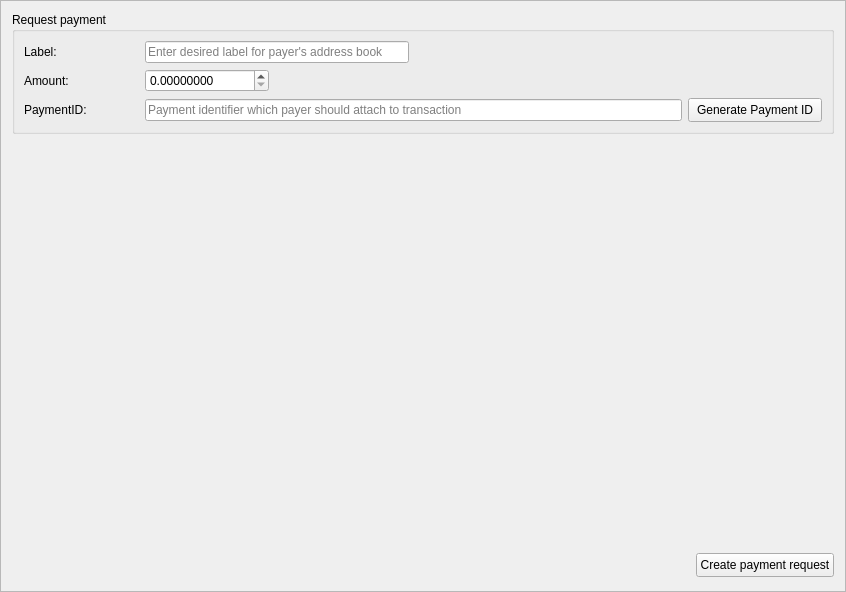
<?xml version="1.0" encoding="UTF-8"?>
<ui version="4.0">
 <class>ReceiveFrame</class>
 <widget class="QFrame" name="ReceiveFrame">
  <property name="geometry">
   <rect>
    <x>0</x>
    <y>0</y>
    <width>846</width>
    <height>592</height>
   </rect>
  </property>
  <property name="windowTitle">
   <string>Frame</string>
  </property>
  <property name="frameShape">
   <enum>QFrame::StyledPanel</enum>
  </property>
  <property name="frameShadow">
   <enum>QFrame::Raised</enum>
  </property>
  <layout class="QVBoxLayout" name="verticalLayout">
   <item>
    <widget class="QFrame" name="m_requestPaymentFrame">
     <property name="minimumSize">
      <size>
       <width>0</width>
       <height>0</height>
      </size>
     </property>
     <layout class="QVBoxLayout" name="verticalLayout_3">
      <property name="spacing">
       <number>0</number>
      </property>
      <property name="leftMargin">
       <number>0</number>
      </property>
      <property name="topMargin">
       <number>0</number>
      </property>
      <property name="rightMargin">
       <number>0</number>
      </property>
      <item>
       <widget class="QGroupBox" name="groupBox">
        <property name="title">
         <string>Request payment</string>
        </property>
        <layout class="QGridLayout" name="gridLayout">
         <item row="0" column="3" colspan="3">
          <spacer name="horizontalSpacer_3">
           <property name="orientation">
            <enum>Qt::Horizontal</enum>
           </property>
           <property name="sizeHint" stdset="0">
            <size>
             <width>361</width>
             <height>20</height>
            </size>
           </property>
          </spacer>
         </item>
         <item row="2" column="0">
          <widget class="QLabel" name="label_6">
           <property name="text">
            <string>PaymentID:</string>
           </property>
          </widget>
         </item>
         <item row="0" column="0">
          <widget class="QLabel" name="label_7">
           <property name="text">
            <string>Label:</string>
           </property>
          </widget>
         </item>
         <item row="1" column="0">
          <widget class="QLabel" name="label_3">
           <property name="text">
            <string>Amount:</string>
           </property>
          </widget>
         </item>
         <item row="0" column="1" colspan="2">
          <widget class="QLineEdit" name="m_payerLabel">
           <property name="maxLength">
            <number>64</number>
           </property>
           <property name="placeholderText">
            <string>Enter desired label for payer's address book</string>
           </property>
          </widget>
         </item>
         <item row="2" column="5">
          <widget class="QPushButton" name="m_generatePaymentIdButton">
           <property name="minimumSize">
            <size>
             <width>0</width>
             <height>24</height>
            </size>
           </property>
           <property name="baseSize">
            <size>
             <width>0</width>
             <height>24</height>
            </size>
           </property>
           <property name="text">
            <string>Generate Payment ID</string>
           </property>
          </widget>
         </item>
         <item row="1" column="1">
          <widget class="QDoubleSpinBox" name="m_requestAmountSpin">
           <property name="sizePolicy">
            <sizepolicy hsizetype="Minimum" vsizetype="Fixed">
             <horstretch>0</horstretch>
             <verstretch>0</verstretch>
            </sizepolicy>
           </property>
           <property name="minimumSize">
            <size>
             <width>0</width>
             <height>0</height>
            </size>
           </property>
           <property name="baseSize">
            <size>
             <width>150</width>
             <height>0</height>
            </size>
           </property>
           <property name="locale">
            <locale language="English" country="UnitedStates"/>
           </property>
           <property name="suffix">
            <string/>
           </property>
           <property name="decimals">
            <number>8</number>
           </property>
           <property name="minimum">
            <double>0.00000000</double>
           </property>
           <property name="maximum">
            <double>99999999.00000000</double>
           </property>
           <property name="singleStep">
            <double>1.00000000</double>
           </property>
           <property name="value">
            <double>0.00000000</double>
           </property>
          </widget>
         </item>
         <item row="2" column="1" colspan="4">
          <widget class="QLineEdit" name="m_requestPaymentIdEdit">
           <property name="maxLength">
            <number>64</number>
           </property>
           <property name="placeholderText">
            <string>Payment identifier which payer should attach to transaction</string>
           </property>
          </widget>
         </item>
         <item row="1" column="2" colspan="4">
          <spacer name="horizontalSpacer_4">
           <property name="orientation">
            <enum>Qt::Horizontal</enum>
           </property>
           <property name="sizeHint" stdset="0">
            <size>
             <width>547</width>
             <height>20</height>
            </size>
           </property>
          </spacer>
         </item>
        </layout>
       </widget>
      </item>
     </layout>
    </widget>
   </item>
   <item>
    <spacer name="verticalSpacer">
     <property name="orientation">
      <enum>Qt::Vertical</enum>
     </property>
     <property name="sizeHint" stdset="0">
      <size>
       <width>20</width>
       <height>40</height>
      </size>
     </property>
    </spacer>
   </item>
   <item>
    <widget class="QFrame" name="m_bottomButtonsFrame">
     <property name="sizePolicy">
      <sizepolicy hsizetype="Expanding" vsizetype="Preferred">
       <horstretch>0</horstretch>
       <verstretch>0</verstretch>
      </sizepolicy>
     </property>
     <property name="minimumSize">
      <size>
       <width>0</width>
       <height>29</height>
      </size>
     </property>
     <property name="frameShape">
      <enum>QFrame::NoFrame</enum>
     </property>
     <property name="frameShadow">
      <enum>QFrame::Raised</enum>
     </property>
     <layout class="QHBoxLayout" name="horizontalLayout">
      <property name="leftMargin">
       <number>0</number>
      </property>
      <property name="topMargin">
       <number>0</number>
      </property>
      <property name="rightMargin">
       <number>0</number>
      </property>
      <property name="bottomMargin">
       <number>0</number>
      </property>
      <item>
       <spacer name="horizontalSpacer">
        <property name="orientation">
         <enum>Qt::Horizontal</enum>
        </property>
        <property name="sizeHint" stdset="0">
         <size>
          <width>40</width>
          <height>20</height>
         </size>
        </property>
       </spacer>
      </item>
      <item>
       <widget class="QPushButton" name="m_createPaymentRequest">
        <property name="minimumSize">
         <size>
          <width>0</width>
          <height>24</height>
         </size>
        </property>
        <property name="baseSize">
         <size>
          <width>0</width>
          <height>24</height>
         </size>
        </property>
        <property name="text">
         <string>Create payment request</string>
        </property>
        <property name="icon">
         <iconset resource="../../resources.qrc">
          <normaloff>:/icons/btn-receive</normaloff>:/icons/btn-receive</iconset>
        </property>
       </widget>
      </item>
     </layout>
    </widget>
   </item>
  </layout>
 </widget>
 <tabstops>
  <tabstop>m_payerLabel</tabstop>
  <tabstop>m_requestAmountSpin</tabstop>
  <tabstop>m_requestPaymentIdEdit</tabstop>
  <tabstop>m_generatePaymentIdButton</tabstop>
 </tabstops>
 <resources>
  <include location="../../resources.qrc"/>
 </resources>
 <connections>
  <connection>
   <sender>m_generatePaymentIdButton</sender>
   <signal>clicked()</signal>
   <receiver>ReceiveFrame</receiver>
   <slot>generatePaymentIdClicked()</slot>
   <hints>
    <hint type="sourcelabel">
     <x>736</x>
     <y>161</y>
    </hint>
    <hint type="destinationlabel">
     <x>422</x>
     <y>295</y>
    </hint>
   </hints>
  </connection>
  <connection>
   <sender>m_createPaymentRequest</sender>
   <signal>clicked()</signal>
   <receiver>ReceiveFrame</receiver>
   <slot>createRequestPaymentClicked()</slot>
   <hints>
    <hint type="sourcelabel">
     <x>736</x>
     <y>191</y>
    </hint>
    <hint type="destinationlabel">
     <x>422</x>
     <y>295</y>
    </hint>
   </hints>
  </connection>
 </connections>
 <slots>
  <slot>copyAddress()</slot>
 </slots>
</ui>
